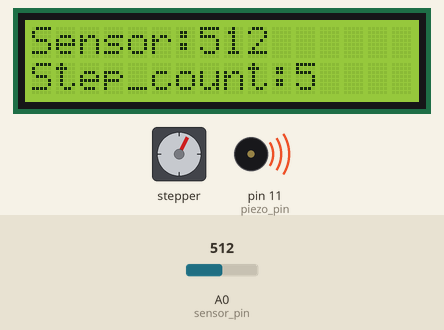
The sketch below on a simulated Arduino Uno, built with avr-gcc and run on an emulated ATmega328P. Shown: 16×2 character LCD, stepper motor, buzzer (waves = sounding). The inputs (shaded band) are chosen by the test bench; at power-on: A0 (sensor_pin) = 512. Stepper angles assume 200 steps per turn; what the sketch prints to the serial monitor is not drawn.

Above: at 1.2 s.
1.3 s: A0 (sensor_pin) set to 0
At 2.27 s:
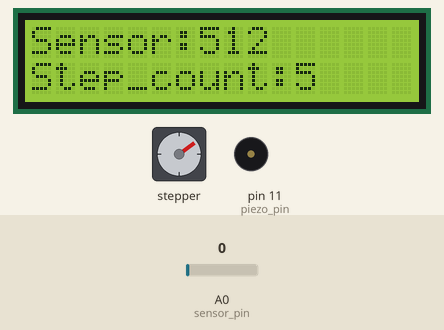
4.3 s: A0 (sensor_pin) set to 122
At 5.07 s:
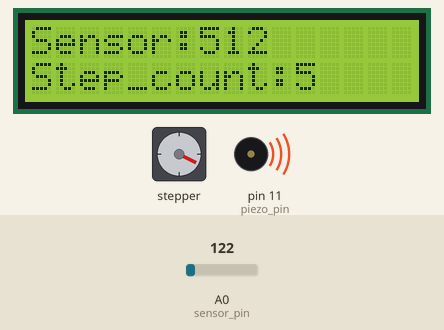
6.7 s: A0 (sensor_pin) set to 0
At 7.47 s:
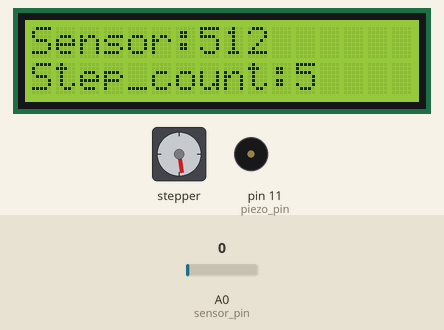
9.1 s: A0 (sensor_pin) set to 306
At 9.88 s:
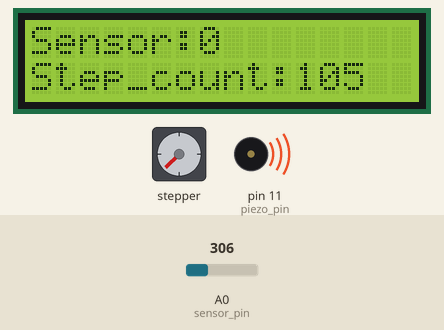
Timing chart, 0 to 20.4 s (numbered marks = the images above; inputs shaded):
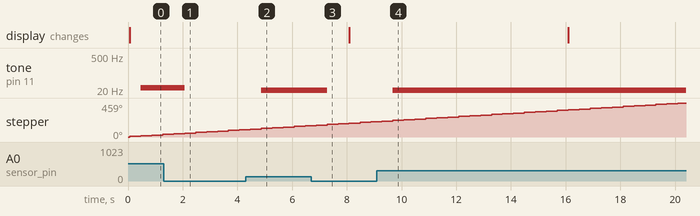

Measured:
- after the input at 1.3 s, tone on pin 11 (piezo_pin): 25 Hz → silent after 0.77 s
- after the input at 4.3 s, tone on pin 11 (piezo_pin): silent → 6 Hz after 0.57 s
- after the input at 6.7 s, tone on pin 11 (piezo_pin): 6 Hz → silent after 0.58 s
- after the input at 9.1 s, tone on pin 11 (piezo_pin): silent → 15 Hz after 0.58 s

The sketch:

lcd_sensor_test_motor_serial.ino
```cpp
#include <LiquidCrystal.h>
#include <Stepper.h>
// initialize lcd
const int rs = 13, en = 12, d4 = 5, d5 = 4, d6 = 3, d7 = 2;
LiquidCrystal lcd(rs, en, d4, d5, d6,d7);

//initialize sensor
const int sensor_pin = A0;
int sensor_value = 0;

//piezo buzzer
const int piezo_pin = 11;
int piezo_value = 1;

//delay int variables
const int global_delay = 400;

//initialize stepper functions
const int steps_per_revolution = 200, num_iteration = 500;
Stepper my_stepper(steps_per_revolution, 6, 7, 8, 9);
int step_count = 0, step_size = 5, i = 0;

void setup() {
  lcd.begin(16,2);
  lcd.print("Sensor:");
  lcd.setCursor(0,1);
  lcd.print("Step_count:");
  Serial.begin(9600);
}

void loop() {
  if (step_count == step_size*num_iteration)
  {step_size = -step_size;}
  if (step_count == -step_size)
  {step_size = -step_size;}

  // put your main code here, to run repeatedly:
  my_stepper.step(step_size);
  step_count= step_count+step_size;

  piezo_value = sensor_value/20;
  tone(piezo_pin, piezo_value);
  sensor_value = analogRead(sensor_pin);

  // resets the cells containing the sensor readings
  if (i % 20 == 0){
  lcd.setCursor(7,0);
  lcd.print("    ");
  lcd.setCursor(11,1);
  lcd.print("    ");

  // displays the sensor reading on the LCD display
  lcd.setCursor(7,0);
  lcd.print(sensor_value);
  lcd.setCursor(11,1);
  lcd.print(step_count);
  }
  // sends the data through serial communication
  Serial.print(sensor_value);
  Serial.print(',');
  Serial.print(step_count);
  Serial.print('\n');

  delay(global_delay);
  i = i +1;
}
```
